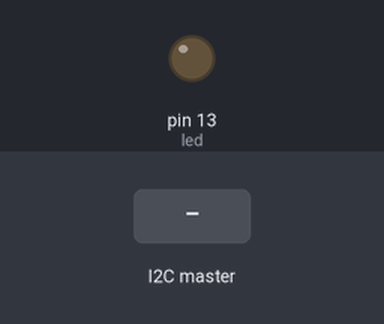
A sketch run on a simulated Arduino Uno, built with avr-gcc and run on an emulated ATmega328P. Parts: output pins drawn as LEDs (lit = HIGH). The test bench sets the inputs (shaded band).

Above: at 1.2 s.
1.3 s: the I2C master sends the byte 1
At 2.5 s:
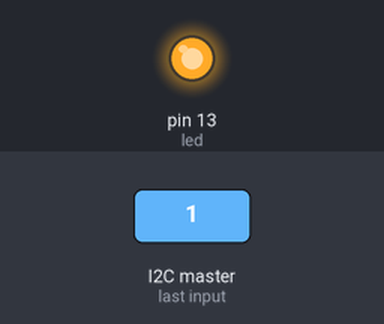
2.8 s: the I2C master sends the byte 0
At 3.7 s:
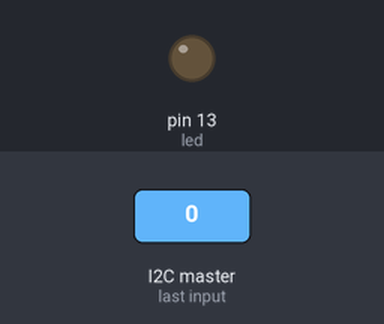
4.3 s: the I2C master sends the byte 2
At 4.9 s:
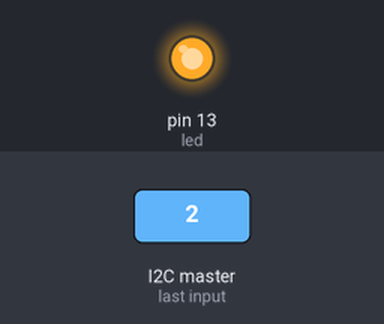
Timing chart, 0 to 7.3 s (numbered marks = the images above; inputs shaded):
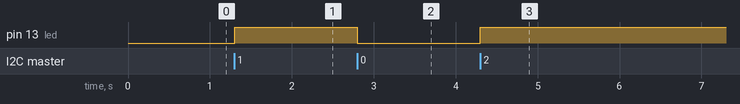

The sketch:

i2cArduino.ino
```cpp
// Include the Wire library for I2C
#include <Wire.h>

// LED on pin 13
const int led = 13;

void setup() {
  // Join I2C bus as slave with address 9
  Wire.begin(0x9);


  Wire.onReceive(receiveEvent);

  // Setup pin 12 as output and turn LED off
  pinMode(led, OUTPUT);
  digitalWrite(led, LOW);
}

// Function that executes whenever data is received from master
void receiveEvent(int j) {
  while (Wire.available()) { // loop through all but the last
    char c = Wire.read(); // receive byte as a character
    digitalWrite(led, c);
  }
}
void loop() {
  delay(100);
}
```

Measured:
- after the input at 1.3 s, pin 13 (led): LOW → HIGH at once
- after the input at 2.8 s, pin 13 (led): HIGH → LOW at once
- after the input at 4.3 s, pin 13 (led): LOW → HIGH at once
